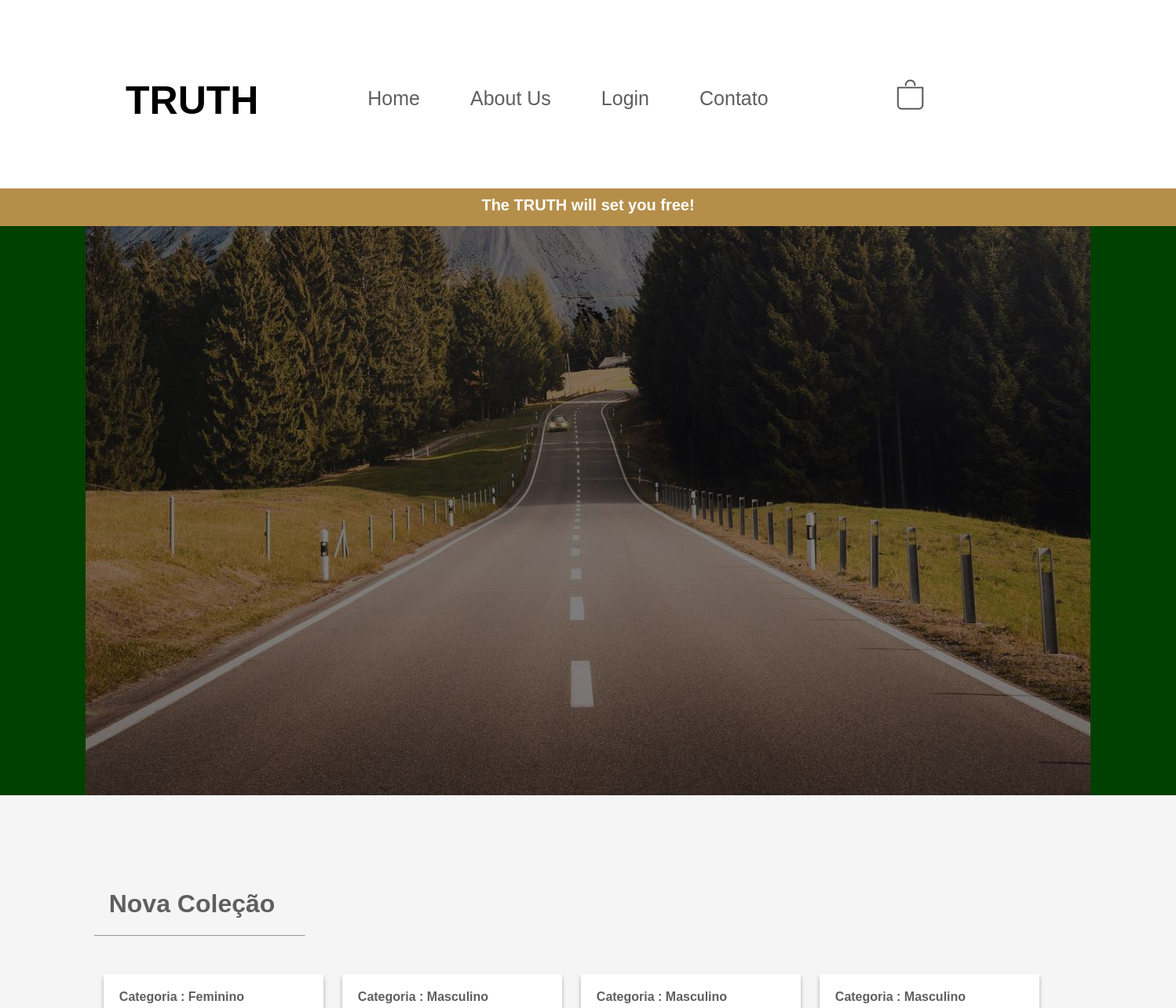
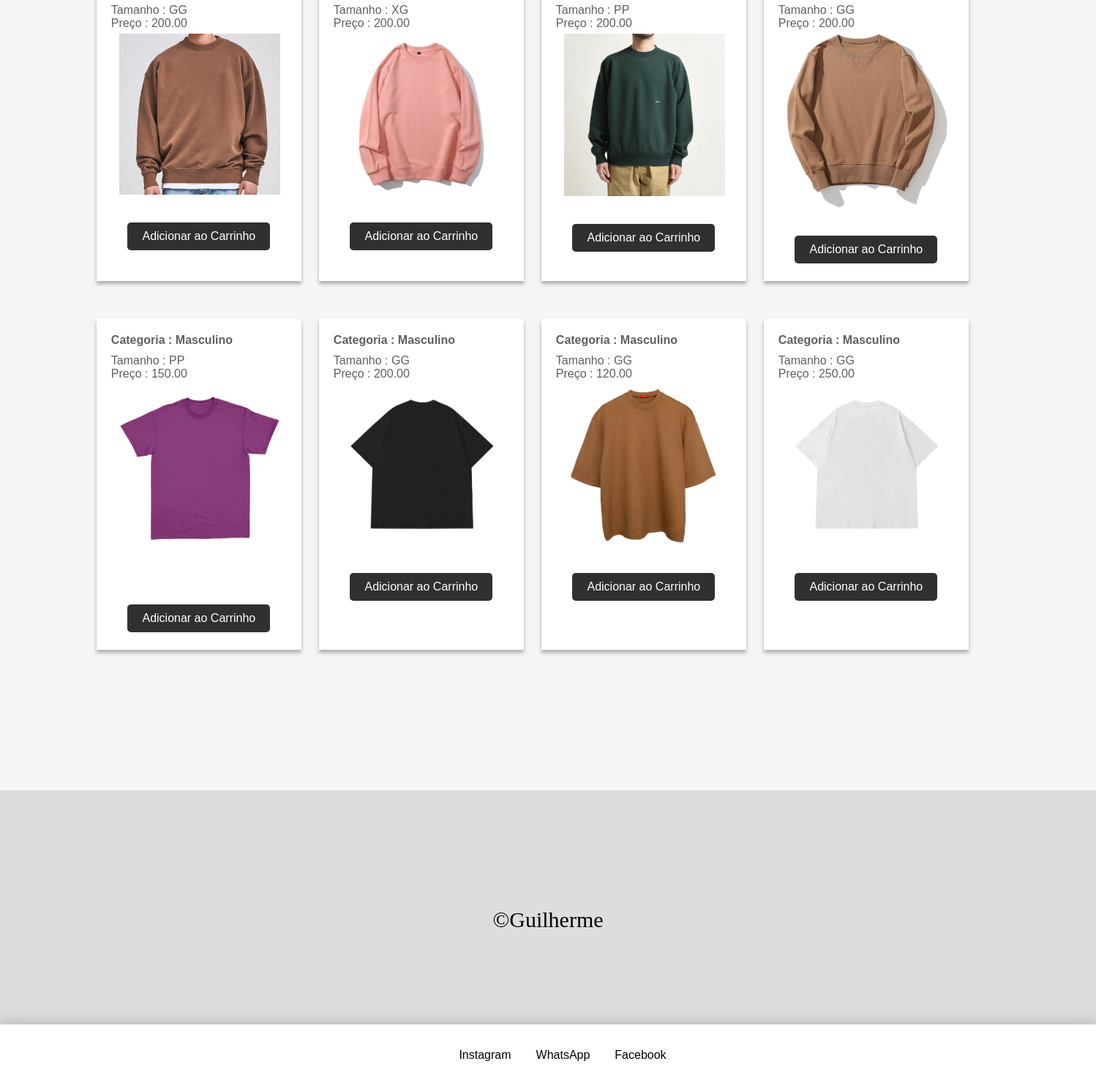
The page / on the database its author committed (2 pictures, top to bottom).
### tables this page shows
CREATE TABLE `produto` (
  `id` int NOT NULL,
  `tipo` varchar(10) NOT NULL,
  `tamanho` varchar(5) NOT NULL,
  `descricao` varchar(255) NOT NULL,
  `preco` decimal(10,2) NOT NULL,
  `quantidade` int NOT NULL,
  `imagem` varchar(255) DEFAULT NULL
);

### html/index.php (the view, shortened to what this page needs)
<!DOCTYPE html>
<html lang="pt-br">
<head>
    <link rel="stylesheet" type="text/css" href="css/style.css">
</head>
<body>
    <header>
        <div class="nav-bar">
                    <a href="index.php"><h1>TRUTH</h1></a>
                <div class="nav-item">
                    <li><a href="index.php">Home</a></li>
                    <li><a href="about.php">About Us</a></li>
                    <li><a href="login.php">Login</a></li>
                    <li><a href="contact.php">Contato</a></li>
                </div>
        <div class="icon">
        <a href="carrinho.php">
                <div class="carrinho">
                    <img src="image/icon/compra.png" alt="icon">
                </div></a></div>
        </div>
            <div class="bar2">
                <h1>The TRUTH will set you free!</h1>
            </div>
    </header>
    <div class="imagem">
        <img src="image/backgrounds/street.jpg" alt="">
    </div>
        <div class="hr1">
            <h1>Nova Coleção</h1>
            <hr>
            <section>
    <div class="background">
<div class="certo">
    <?php
    include_once('conexao.php');
    $sql = "SELECT id, tipo, tamanho, descricao, preco, quantidade, imagem FROM produto";
    $result = $conn->query($sql);
    if ($result->num_rows > 0) {
        while($row = $result->fetch_assoc()) {
            echo "<div class='card'>";
            echo "<div class='card-header'> Categoria : " . $row["tipo"] . "</div>";
            echo "<div class='p'> Tamanho : " . $row["tamanho"]. "</div>";
            echo "<div class='p'> Preço : " . $row["preco"]. "</div>";
            echo "<div class='p'> <img src='" . $row["imagem"] . "' alt='Imagem'><br>" . "</div>";
            echo "<div class='buttons'>";
            echo "<button onclick='adicionarAoCarrinho(" . $row["id"] . ")'>Adicionar ao Carrinho</button>";
            echo "</div>";
            echo "</div>";
        }
    } else {
        echo "0 resultados";
    }
    ?>
</div>
    </div>
        </div>
        <div class="footer">
            <footer>
                <li>&copy;Guilherme</li>
            </footer>
        </div>
        <div class="footer2">
            <footer>
                <ul>
                    <a href="https://www.instagram.com/guilhermeoliveira.ink/"><li>Instagram</li></a>
                    <li>WhatsApp</li>
                    <li>Facebook</li>
                </ul>
            </footer>
        </div>
    </body>
</html>

### css/style.css (style rules this page uses)
body { padding: 0; margin: 0; align-content: center; background-color: whitesmoke; }
.nav-bar { background-color: white; display: flex; height: 15pc; width: 100%; align-items: center; overflow: hidden; transition: top 0.3s; }
.nav-bar h1 { color: black; margin-top: 15%; font-size: 50px; font-family: 'Lucida Sans', 'Lucida Sans Regular', 'Lucida Grande', 'Lucida Sans Unicode', Geneva, Verdana, sans-serif ; margin-left: 10pc; padding: 0px; flex-direction: column; }
.nav-bar a { text-decoration: none; }
.nav-item { margin-top: 10px; margin-left: 5%; }
.nav-bar li { display: flex; justify-content: center; font-style: none; list-style: none; margin-left: 4pc; font-size: 25px; font-family: Arial, Helvetica, sans-serif; float: left; }
.nav-bar li a { text-decoration: none; color: rgb(95, 95, 95); transition: all ease 0.3s; }
.icon { margin-left: 10pc; }
.carrinho { display: flex; cursor: pointer; margin: 0; padding: 0; margin-left: -20%; align-content: center; height: 55px; width: auto; transition: all ease 0.4s; }
.bar2 { display: flex; background-color: rgb(181, 143, 74); height: 3pc; justify-content: center; }
.bar2 h1 { margin: 10px; font-size: 20px; font-family: Verdana, Geneva, Tahoma, sans-serif; color: white; }
.card-header { font-family: 'Lucida Sans', 'Lucida Sans Regular', 'Lucida Grande', 'Lucida Sans Unicode', Geneva, Verdana, sans-serif ; }
.p { font-family: 'Lucida Sans', 'Lucida Sans Regular', 'Lucida Grande', 'Lucida Sans Unicode', Geneva, Verdana, sans-serif; }
.hr1 { margin: 8%; margin-left: 8%; margin-right: 74%; color: rgb(95, 95, 95); }
.hr1 h1 { font-family: 'Lucida Sans', 'Lucida Sans Regular', 'Lucida Grande', 'Lucida Sans Unicode', Geneva, Verdana, sans-serif; margin-left: 7%; cursor: pointer; transition: all ease 0.3s; }
.footer { display: flex; background-color: rgb(221, 221, 221); margin-top: 12%; height: 20pc; justify-content: center; }
.footer li { display: flex; padding: 10pc; font-style: none; font-size: 30px; list-style: none; }
.footer2 { display: flex; height: 5pc; background-color: white; box-shadow: 0px -2px 20px 2px rgb(186, 186, 186); justify-content: center; }
.footer2 li { display: flex; float: left; margin: 17px; cursor: pointer; font-family: 'Lucida Sans', 'Lucida Sans Regular', 'Lucida Grande', 'Lucida Sans Unicode', Geneva, Verdana, sans-serif; transition: all ease 0.3s; }
.footer2 a { color: black; }

### html/index.php (style rules this page uses)
.imagem { display: flex; justify-content: center; filter: brightness(50%); background-color: green; }
.imagem img { display: flex; padding: 0; margin: 0; max-width: 100%; height: auto; }
.card { padding: 20px; margin: 12px; width: 15pc; background-color: white; box-shadow: 0 4px 5px rgba(0, 0, 0, 0.3); margin-top: 40px; }
.card-header { font-weight: bold; margin-bottom: 10px; }
img { max-width: 220px; height: auto; padding: 5px; margin-left: 6px; }
.background { display: flex; width: 87pc; }
.buttons { display: flex; justify-content: center; margin-top: 25px; }
.buttons button { background-color: #303030; border: none; color: white; padding: 10px 20px; text-align: center; text-decoration: none; display: inline-block; font-size: 16px; margin: 4px 2px; cursor: pointer; border-radius: 5px; transition: all ease 0.3s }
.certo { display: grid; grid-template-columns: auto auto auto auto; margin-inline: center; flex-wrap: wrap; }

### rows shown on the page
produto: tipo "Feminino", tamanho "GG", preco "200.00", imagem (picture)
produto: tipo "Masculino", tamanho "XG", preco "200.00", imagem (picture)
produto: tipo "Masculino", tamanho "PP", preco "200.00", imagem (picture)
produto: tipo "Masculino", tamanho "GG", preco "200.00", imagem (picture)
produto: tipo "Masculino", tamanho "PP", preco "150.00", imagem (picture)
produto: tipo "Masculino", tamanho "GG", preco "200.00", imagem (picture)
produto: tipo "Masculino", tamanho "GG", preco "120.00", imagem (picture)
produto: tipo "Masculino", tamanho "GG", preco "250.00", imagem (picture)
